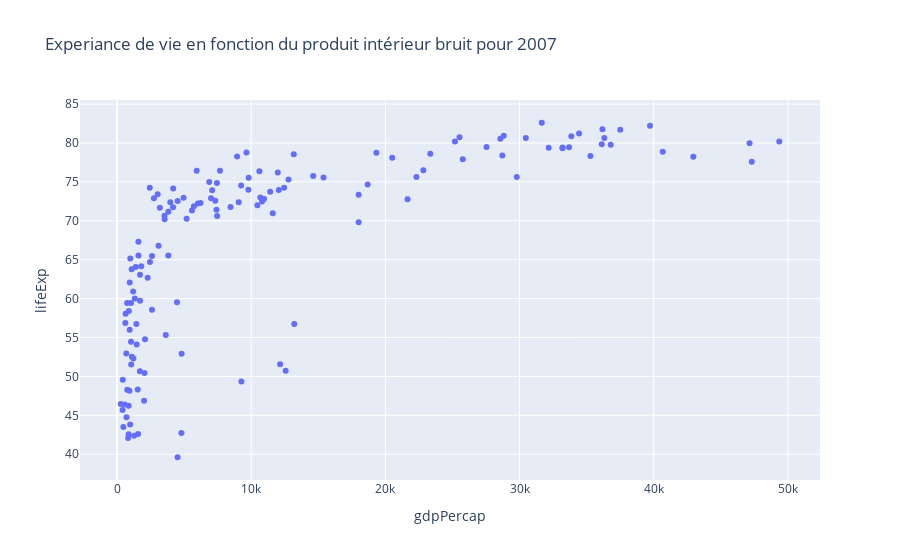

Notebook code cell kept with this figure:
### Code cell
# Experiance de vie en fonction du Produit interieur brut
px.scatter(gapminder2007, x="gdpPercap", y = "lifeExp", title = "Experiance de vie en fonction du produit intérieur bruit pour 2007")

### Figure 1 — Plotly figure (JSON) as saved in the notebook; plotly's stock layout.template omitted (floating-point values rounded to 4 significant figures; data arrays with more than 128 entries replaced by an {"elided": "..."} marker saying what was removed)
{"data": [{"hovertemplate": "gdpPercap=%{x}<br>lifeExp=%{y}<extra></extra>", "legendgroup": "", "marker": {"color": "#636efa", "symbol": "circle"}, "mode": "markers", "name": "", "orientation": "v", "showlegend": false, "type": "scatter", "x": {"elided": "142 float values"}, "xaxis": "x", "y": {"elided": "142 float values"}, "yaxis": "y"}], "layout": {"legend": {"tracegroupgap": 0}, "title": {"text": "Experiance de vie en fonction du produit intérieur bruit pour 2007"}, "xaxis": {"anchor": "y", "domain": [0, 1], "title": {"text": "gdpPercap"}}, "yaxis": {"anchor": "x", "domain": [0, 1], "title": {"text": "lifeExp"}}}}
